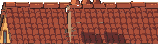
#> input picture art/source/rt_assets/roof_right.png, 158 x 44 px, given in place of rw_ferry_cut.png, which was not available
$ python build_ferry.py
#> lines starting #> are read from the running program, lines starting #| are printed output that depends on the picture; after the words box and inside, x2 and y2 are one past the last pixel; in counts of white or black regions, pixels touching at a corner belong together
### tools/aseprite_io.py
#!/usr/bin/env python3
"""aseprite_io.py: write and read .aseprite sources without the Aseprite app (RGBA, one layer, N frames).

Why: the polish step (docs/WORKFLOW.md step 7) needs an .aseprite source newer than the cut. The Aseprite MCP runs
on the owner's Mac, which may be asleep during unattended runs. This writes a standard Aseprite 1.3 file (32-bit RGBA,
zlib cels, a tag per animation) that the app opens normally, and reads one back to check it.

  python3 -I tools/aseprite_io.py write OUT.aseprite FRAME1.png [FRAME2.png ...] [--ms 100] [--layer art]
  python3 -I tools/aseprite_io.py sheet OUT.aseprite SHEET.png FW FH [--ms 100]   # a sheet cut into frames
  python3 -I tools/aseprite_io.py check OUT.aseprite REF.png [FW FH]               # pixel-identical round trip
"""
import struct, sys, zlib
import numpy as np
from PIL import Image


def _chunk(kind, data):
    return struct.pack('<IH', len(data) + 6, kind) + data


def _string(s):
    b = s.encode('utf8')
    return struct.pack('<H', len(b)) + b


def write(path, frames, ms=100, layer='art'):
    """frames: list of HxWx4 uint8 arrays, all the same size."""
    h, w = frames[0].shape[:2]
    out = []
    for i, f in enumerate(frames):
        chunks = []
        if i == 0:
            chunks.append(_chunk(0x2004, struct.pack('<HHHHHHB3x', 3, 0, 0, 0, 0, 0, 255) + _string(layer)))
        a = np.ascontiguousarray(f.astype(np.uint8))
        a[a[..., 3] == 0] = 0
        cel = struct.pack('<HhhBHh5x', 0, 0, 0, 255, 2, 0) + struct.pack('<HH', w, h) + zlib.compress(a.tobytes(), 9)
        chunks.append(_chunk(0x2005, cel))
        body = b''.join(chunks)
        out.append(struct.pack('<IHHH2xI', len(body) + 16, 0xF1FA, len(chunks), ms, len(chunks)) + body)
    body = b''.join(out)
    head = struct.pack('<IHHHHHIHII B3x H BB hhHH', 128 + len(body), 0xA5E0, len(frames), w, h, 32, 1, 100, 0, 0,
                       0, 0, 1, 1, 0, 0, 16, 16)
    head += b'\0' * (128 - len(head))
    open(path, 'wb').write(head + body)


# [20 lines left out: function read, not called in this run]


def _png(p):
    return np.array(Image.open(p).convert('RGBA'))


def _cut(sheet, fw, fh):
    return [sheet[y:y + fh, x:x + fw] for y in range(0, sheet.shape[0] - fh + 1, fh)
            for x in range(0, sheet.shape[1] - fw + 1, fw)]


# [17 lines that do not run on import are left out]

### tools/build_ferry.py
#!/usr/bin/env python3
"""build_ferry.py: the River Walk boat (5 Nov 2026), the polish of the SpriteCook cut art/source/rw_ferry/rw_ferry_cut.png.

  python3 -I tools/build_ferry.py      -> art/source/rw_ferry/rw_ferry.png (252 x 79), edits.json, .aseprite

Why a rebuild on the cut's design and not pixel touch-ups: the render (art/gen/renders/rw_ferry_n5a.png) gives the
design (white launch, mahogany cabin with portholes and a lifebuoy, white wheelhouse, red bottom, stern flag) and the
colours, but after the snap to the level palette its fills were mottled (red specks in the wood, grey specks in the
white), its foredeck was drawn from above (a strip of deck planks: "no tops"), its bow stood 5 px above Pepper's deck
and its wheelhouse 5 px under her roof box. So every flat part is drawn by rule in the cut's own colours, on the
exact lines Pepper stands on, and the detailed parts are stamped from the cut: one porthole (the cleanest of the
four, stamped four times, identical and evenly spaced) and the lifebuoy. Every pixel that differs from the cut
(placed where the game draws it) is listed in edits.json.

Lines (image row y = world y - 154; x = level x - 1560, the BOAT prop's ax):
  wheelhouse roof y 0 (box 97-145), cabin roof y 30 (box 60-180), deck y 52 (box 2-237), waterline y 70, bottom y 78.
The image is drawn bottom-anchored at world y 233 (level ay), so nothing in the level moves."""
import json, os, sys
import numpy as np
from PIL import Image
sys.path.insert(0, os.path.dirname(os.path.abspath(__file__)))
import aseprite_io

SRC = 'art/source/rw_ferry'
W_, H_ = 252, 79
hexc = lambda h: (int(h[1:3], 16), int(h[3:5], 16), int(h[5:7], 16), 255)
K = hexc('#010102')                                                    # the one ink
P, Wh, B, G = hexc('#fbfbfa'), hexc('#e1e1e1'), hexc('#b5b9bf'), hexc('#9c9ea8')   # white ramp
R, Rd = hexc('#7d1c24'), hexc('#5a2e2a')                               # bottom paint, its dark
WL, WB, WS = hexc('#d49a54'), hexc('#bf6d36'), hexc('#a86e3e')         # mahogany light, base, shade
N, S, L = hexc('#21273a'), hexc('#5f7387'), hexc('#455870')            # glass, glint, glass mid
Y = hexc('#f4cc69')                                                    # flag cross
CUT_DX, CUT_DY = 1, 5        # cut pixel (cx, cy) sits at image (cx + 1, cy + 5): deck rows meet (cut 47 = image 52)

img = np.zeros((H_, W_, 4), np.uint8)


def put(x, y, c):
    if 0 <= x < W_ and 0 <= y < H_: img[y, x] = c


def hline(x0, x1, y, c):
    for x in range(x0, x1 + 1): put(x, y, c)


def rect(x0, y0, x1, y1, c):
    img[y0:y1 + 1, x0:x1 + 1] = c


# ---- hull: deck line y 52, rubbing strake 53-55, white topsides 56-69, boot line 70, red bottom 71-77, keel 78 ----
def bow(y):    # the stem, raked forward: x of the hull's left edge at row y
    return 2 + int(round(18 * ((y - 52) / 26) ** 2))


def stern(y):  # the transom, nearly upright, rounding into the bottom
    return 237 - int(round(9 * ((y - 52) / 26) ** 3))


RB = hexc('#ce3531')                                                   # the boot top stripe, the lifebuoy's red
# rows of the topsides, light from the upper left in three bands (fix round 1: the flat white read as unfinished)
BAND = {56: P, 57: P, 58: P, 59: Wh, 60: Wh, 61: Wh, 62: Wh, 63: Wh, 64: Wh, 65: B, 66: B, 67: B, 68: B, 69: G}
for y in range(52, 79):
    x0, x1 = bow(y), stern(y)
    if y == 52 or y == 78:
        hline(x0, x1, y, K); continue
    c = (WL if y == 53 else WB if y == 54 else Rd if y == 55 else BAND[y] if y in BAND else RB if y == 70
         else Rd if y == 77 else R)
    hline(x0 + 1, x1 - 1, y, c)
    if 56 <= y <= 68:                                     # a brighter bow, a shaded stern
        put(x0 + 1, y, P); put(x1 - 1, y, B if y < 65 else G)
    if 71 <= y <= 76: put(x1 - 1, y, Rd)
    put(x0, y, K); put(x1, y, K)
    px0, px1 = bow(y - 1), stern(y - 1)                   # close the outline where the edge steps more than 1 px
    for x in range(px0 + 1, x0): put(x, y - 1, K) if y - 1 > 52 else None
    for x in range(x1 + 1, px1): put(x, y - 1, K) if y - 1 > 52 else None
# the rub rail: a varnished timber along the hull at the sheer's second line, lit on top
for y, c in ((61, WL), (62, WB), (63, WS)):
    hline(bow(y) + 2, stern(y) - 2, y, c)

# ---- deck cleats: two small bronze-grey cleats on the deck line, fore and aft ----
CLEAT = ['.KKKKK.', 'KPWWWBK', '.KWWBK.', '.KBGGK.']
for cx in (18, 206):
    for r, row in enumerate(CLEAT):
        for i, ch in enumerate(row):
            if ch != '.': put(cx + i, 48 + r, {'K': K, 'P': P, 'W': Wh, 'B': B, 'G': G}[ch])

# ---- cabin: roof y 30-34 over x 60-180, mahogany walls y 35-51 over x 61-179 ----
hline(60, 180, 30, K); hline(60, 180, 34, K)
for y, c in ((31, P), (32, Wh), (33, B)):
    hline(61, 179, y, c)
for y in (31, 32, 33): put(60, y, K); put(180, y, K)
rect(62, 35, 178, 51, WB)
hline(62, 178, 35, WS); hline(62, 178, 36, WS)           # the roof's shadow on the wall (sun high, upper left)
for y in range(37, 52): put(62, y, WL)                  # sunlit front edge
for y in range(35, 52): put(178, y, WS)                 # shaded back edge
hline(63, 177, 51, WS)                                   # the sill on the deck
for y in range(35, 52): put(61, y, K); put(179, y, K)
for y in (38, 49):                                       # two plank seams in the varnished wood
    hline(63, 177, y, WS)

# ---- portholes: the cleanest of the cut's four (cut x 72-83, y 37-45), stamped three times, 20 px apart ----
cut = np.array(Image.open(f'{SRC}/rw_ferry_cut.png').convert('RGBA'))
#> cut is the input picture: shape (44, 158, 4); mean R, G, B, A 148.7, 78.4, 61, 243.9
GLASSY = {K[:3], N[:3], S[:3], L[:3], (118, 120, 132), (57, 56, 71)}
ph = cut[37:46, 72:84].copy()
mask = np.zeros(ph.shape[:2], bool)
for r in range(ph.shape[0]):
    ks = [i for i in range(ph.shape[1]) if tuple(ph[r, i, :3]) == K[:3]]
    if ks: mask[r, ks[0]:ks[-1] + 1] = True
PORTS = (68, 88, 108)
for px in PORTS:
    for r in range(ph.shape[0]):
        for i in range(ph.shape[1]):
            if mask[r, i]:
                c = tuple(ph[r, i, :3])
                put(px + i, 40 + r, ph[r, i] if c in GLASSY else N)

# ---- lifebuoy: drawn by rule (round, 8 even bands red and white, ink rims), 15 px, hung from the roof's edge ----
import math
LCX, LCY = 135, 43
for y in range(LCY - 9, LCY + 10):
    for x in range(LCX - 9, LCX + 10):
        d = math.hypot(x - LCX, y - LCY)
        if d > 7.6 or d < 2.9: continue
        if d > 6.6 or d < 3.9: put(x, y, K); continue
        band = int(((math.degrees(math.atan2(y - LCY, x - LCX)) + 22.5) % 360) // 45) % 2
        lit = (x - LCX) + (y - LCY) < 0                       # the upper left half catches the sun
        put(x, y, (P if lit else Wh) if band else (RB if lit else R))

# ---- cabin door (aft), with a brass handle and a small window ----
rect(153, 37, 167, 51, K)
rect(154, 38, 166, 51, WS)
for y in range(38, 52): put(154, y, WB)                  # the door's lit edge
hline(155, 166, 38, WB)
rect(157, 40, 163, 44, K); rect(158, 41, 162, 43, N); put(161, 41, S); put(160, 42, S)
put(164, 46, Y); put(164, 47, K)                         # the handle
for x in range(153, 168): put(x, 51, WS if 154 <= x <= 166 else K)

# ---- wheelhouse: roof y 0-4 over x 97-145, body y 5-29 over x 99-143 ----
hline(97, 145, 0, K); hline(97, 145, 4, K)
for y, c in ((1, P), (2, Wh), (3, B)):
    hline(98, 144, y, c)
for y in (1, 2, 3): put(97, y, K); put(145, y, K)
for y in range(5, 30):
    put(99, y, K); put(143, y, K)
    hline(100, 142, y, Wh)
    put(100, y, P); put(142, y, B)
    if y == 5: hline(100, 142, y, B)                    # the roof's shadow
# two identical windows mirrored about col 121 (11 x 11 glass), one glint each, the same pixels
WIN = np.zeros((13, 13), int)                            # 0 ink, 1 glass, 2 glint
WIN[1:12, 1:12] = 1
for i in range(7): WIN[2 + i, 9 - i] = 2; WIN[2 + i, 10 - i] = 2
for wx in (102, 128):
    for r in range(13):
        for i in range(13):
            put(wx + i, 8 + r, (K, N, S)[WIN[r, i]])
# a lower panel line and a seam down the middle: the wheelhouse's front planking
hline(102, 140, 23, B)
for y in range(23, 30): put(121, y, B)
hline(101, 141, 29, B)

# ---- fenders: two blue fenders on ropes over the side (a harbour boat's), ink rims, rounded ends ----
for fx in (34, 196):
    put(fx + 2, 53, K); put(fx + 2, 54, K)
    hline(fx + 1, fx + 3, 55, K); hline(fx + 1, fx + 3, 64, K)
    for y in range(56, 64):
        put(fx, y, K); put(fx + 4, y, K)
        hline(fx + 1, fx + 3, y, L); put(fx + 1, y, S)

# ---- stern flag staff (rooted on the aft deck) and flag ----
put(231, 17, K)
put(230, 18, K); put(231, 18, Y); put(232, 18, K)        # the gilded knob, capped
for y in range(19, 52):
    put(230, y, K); put(231, y, WB); put(232, y, K)
rect(233, 19, 243, 27, K)
rect(233, 20, 242, 26, L)
for y in range(20, 27): put(236, y, Y); put(237, y, Y)
for x in range(233, 243): put(x, 23, Y)

# ---- write, then list every pixel that differs from the cut as the game places it ----
os.makedirs(SRC, exist_ok=True)
out = Image.fromarray(img, 'RGBA')
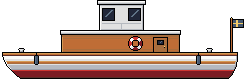
#> out: PIL image 252x79 RGBA; mean R, G, B, A 81.8, 62.5, 55.5, 133; transparent parts drawn white
out.save(f'{SRC}/rw_ferry.png')
ref = np.zeros_like(img)
ch, cw = cut.shape[:2]
#> ch = 44; cw = 158
ys, xs = slice(CUT_DY, min(H_, CUT_DY + ch)), slice(CUT_DX, min(W_, CUT_DX + cw))
ref[ys, xs] = cut[:ys.stop - CUT_DY, :xs.stop - CUT_DX]
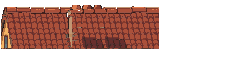
#> ref: shape (79, 252, 4); mean R, G, B, A 51.9, 27.4, 21.3, 85.2; transparent parts drawn white
ref[ref[..., 3] == 0] = 0
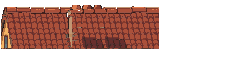
#> ref: shape (79, 252, 4); 1.52% of pixels changed, all inside (x1, y1, x2, y2) = (1, 5, 159, 19); transparent parts drawn white
diff = np.argwhere(np.any(ref != img, axis=2))
#> diff = 14126 pairs, first value 0 to 78, second value 1 to 243
edits = {'asset': 'rw_ferry', 'base': f'{SRC}/rw_ferry_cut.png placed at +{CUT_DX},+{CUT_DY}',
         'method': 'flat parts drawn by rule in the cut colours; porthole x4 and lifebuoy stamped from the cut',
         'changed': int(len(diff)), 'of': int((img[..., 3] > 0).sum()),
         'pixels': [[int(x), int(y), '#%02x%02x%02x%02x' % tuple(int(v) for v in img[y, x])] for y, x in diff]}
json.dump(edits, open(f'{SRC}/edits.json', 'w'))
aseprite_io.write(f'{SRC}/rw_ferry.aseprite', [img], layer='rw_ferry')
print('rw_ferry', out.size, 'colours', len(np.unique(img[img[..., 3] > 0][:, :3], axis=0)), 'changed', len(diff))
#| rw_ferry (252, 79) colours 15 changed 14126
